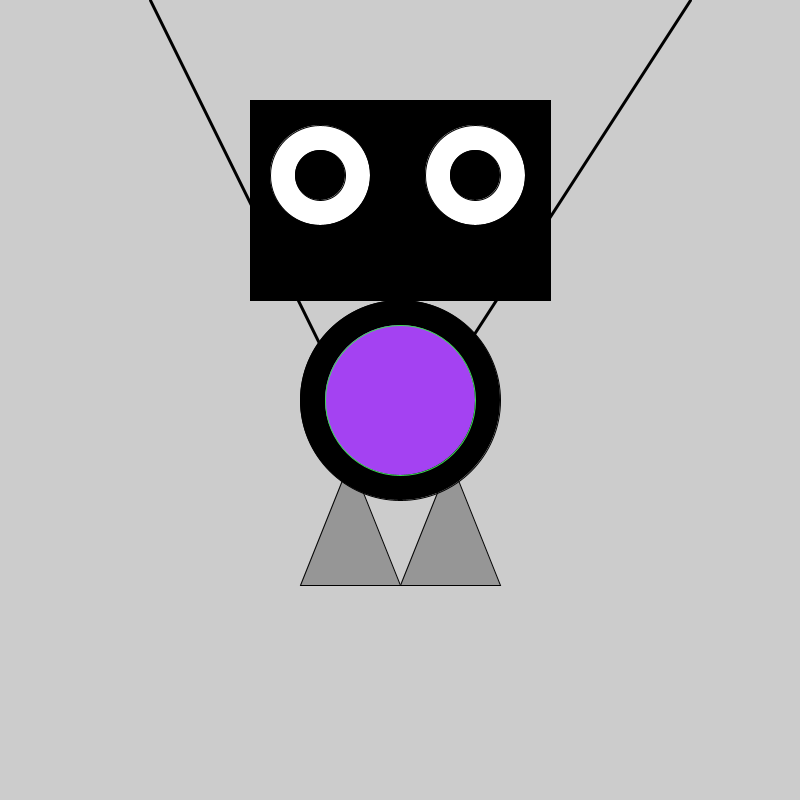
Frame 1 (no input)
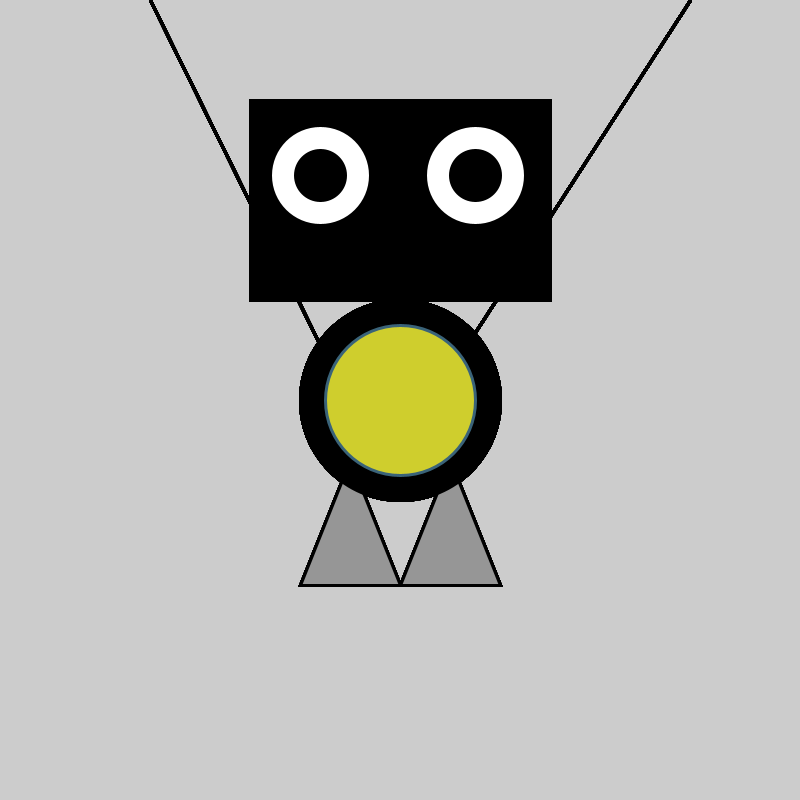
Frame 60 (the mouse pressed at the canvas centre just before this capture)
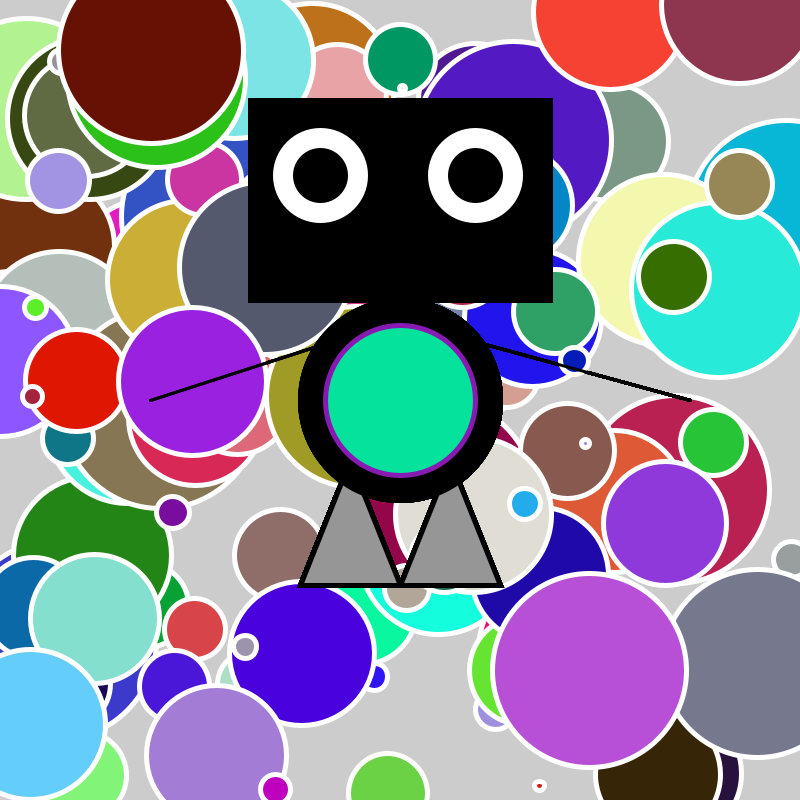
Frame 120 (the mouse held since frame 60 and released just before this capture)

The Processing sketch that drew these frames (run headless with seeded random() and noise(); from frame 60 on, the mouse is pressed at the canvas centre):

// Processing sketch: cp_ip02
// ── cp_ip02.pde
//CREATURE01
//CHRISTOPHER PHILIP CP26645

float row;
float col;

float x = 400;
float y = 400;

float xEye;
float yEye;

void setup(){
size(800, 800);

}


void draw(){
 
//FOR LOOP THAT CONTROLS SPEED OF BACKGROUND CIRCLES
//AS WELL AS GRAYSCALE OR FULL COLOR
//BASED ON CURSOR POSITION
  
for (int i = 0; i < mouseX; i+=200){
 stroke(255);
row = random(800);
col = random(800);
float size = random(200);
strokeWeight(5);
if(mouseY < 400){
fill(random(255));
}
else{
fill(random(255),random(255),random(255));
}
ellipseMode(CENTER);
ellipse(row, col, size, size);
}

stroke(0);
//LEGS
float x1 = 350;
float y1 = 460;
float x2 = 300;
float y2 = 585;
float x3 = 400;
float y3 = 585;
fill(150);
triangle(x1,y1,x2,y2,x3,y3);
triangle(x1+100,y1,x2+100,y2,x3+100,y3);

//BODY
ellipseMode(CENTER);
fill(0);

ellipse(x, y, x-200, y-200);

//SMALLER BODY
ellipseMode(CENTER);
fill(random(255),random(255),random(255));
stroke(random(255),random(255),random(255));
ellipse(x,y,x-250,y-250);

//HEAD
rectMode(CENTER);
stroke(0);
fill(0);
rect(x,y-200,x-100,y-200);

//EYES
ellipseMode(CENTER);
fill(255);
xEye = 320;
yEye = 175;
ellipse(xEye,yEye,x-300,y-300);
ellipse(xEye+155,yEye,x-300,y-300);
fill(0);
ellipse(xEye,yEye,x-350,y-350);
ellipse(xEye+155,yEye,x-350,y-350);

//ARMS
strokeWeight(3);

float lineBase = 320;
float lineBase2 = 470;
line(lineBase,lineBase+25,lineBase-170,mouseY);
line(lineBase2,lineBase2-130,lineBase2+220,mouseX);

}
